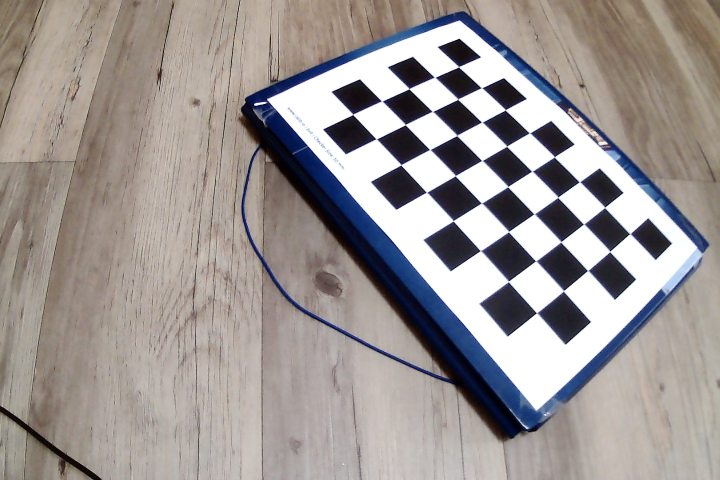
#> input picture LAB04/data/img01.jpg, 1440 x 960 px (shown at 1/2 size)
$ jupyter execute --allow-errors lab.ipynb   (older library calls are emulated)
#> lines starting #> are read from the running program, lines starting #| are printed output that depends on the picture
[cell 1]
import numpy as np
import cv2
import plotly.express as px
import os

[cell 2]
img = cv2.imread("data/img01.jpg")
#> img is the input picture: shape (960, 1440, 3); mean B, G, R 149.4, 151.2, 157.6
px.imshow(img)

patternSize = (8, 5)

gray = cv2.cvtColor(img, cv2.COLOR_BGR2GRAY)
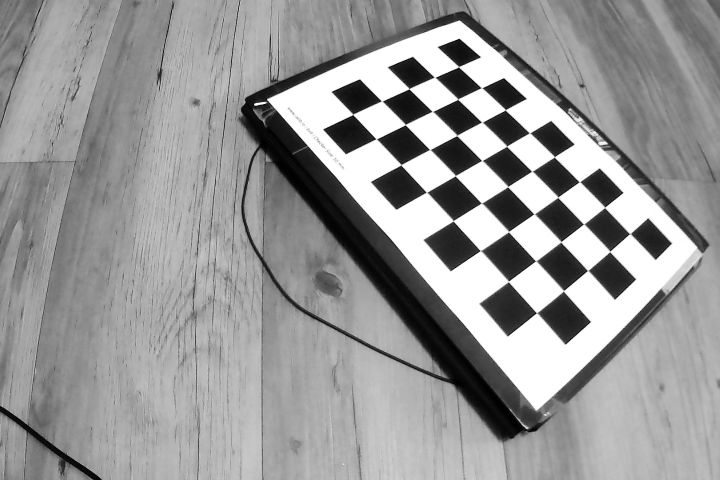
#> gray: shape (960, 1440) (shown at 1/2 size); min 0, max 255, mean 152.9

retval, corners = cv2.findChessboardCorners(gray, patternSize)
#> retval = True; corners = 40 rows, first 8: [917.4, 134.4], [962.2, 176.3], [1010.6, 220.8], [1058.3, 266.4], [1108.4, 315.2], [1157.9, 364.3], [1209.5, 416.4], [1261.7, 467.5]

criteria = (cv2.TERM_CRITERIA_EPS + cv2.TERM_CRITERIA_MAX_ITER, 30, 0.001)
ref_zone = (11,11)
zero_zone = (-1, -1)

ref_corners = cv2.cornerSubPix(gray, corners, ref_zone, zero_zone, criteria)
#> ref_corners = 40 rows, first 8: [917.6, 134.1], [963.6, 176.2], [1010.9, 220.3], [1059.5, 266.4], [1109, 314.2], [1159, 364], [1209.7, 415.3], [1260, 467.8]
with_corners = cv2.drawChessboardCorners(img, patternSize, corners, retval)
cv2.imwrite("output/with_corners.jpg", with_corners)
#> Out = True

[cell 3]
def gen_objpoints(num_cols, num_rows, l):
    a, b = np.mgrid[0:num_rows, 0:num_cols]
    a = a.reshape(num_cols, num_rows, 1)
    b = b.reshape(num_cols, num_rows, 1)

    a = a * np.array([0, 1, 0])
    b = b * np.array([1, 0, 0])

    grid = a + b
    grid = grid.reshape(-1, 3)
    return np.array(grid * l, dtype=np.float32)

gen_objpoints(8, 5, 30)

[cell 4]
cameraMatrix = None
distCoeffs = None

objectPoints = gen_objpoints(8, 5, 30)

imagePoints = ref_corners
#> imagePoints has the same summary as ref_corners
imageSize = (1440, 960)
retval, cameraMatrix, distCoeffs, rvecs, tvecs = cv2.calibrateCamera([objectPoints], [imagePoints], imageSize, cameraMatrix, distCoeffs)
#> retval = 0.212; cameraMatrix = [[1089.1, 0, 656.7], [0, 1058.4, 515.2], [0, 0, 1]]; distCoeffs = [[-0.193, -0.026, -0.0184, 0.000563, 0.0566]]; rvecs = ([-0.518, 0.13, 0.948],); tvecs = ([115.7, -172.1, 471],)

R = np.eye(3)
m1type=cv2.CV_32FC1
interpolation=cv2.INTER_LINEAR

optimalCameraMatrix, _ = cv2.getOptimalNewCameraMatrix(cameraMatrix, distCoeffs, imageSize, 1)
#> optimalCameraMatrix = [[899.6, 0, 645.8], [0, 884, 482.3], [0, 0, 1]]
map1, map2 = cv2.initUndistortRectifyMap(cameraMatrix, distCoeffs, R, optimalCameraMatrix, imageSize, m1type)
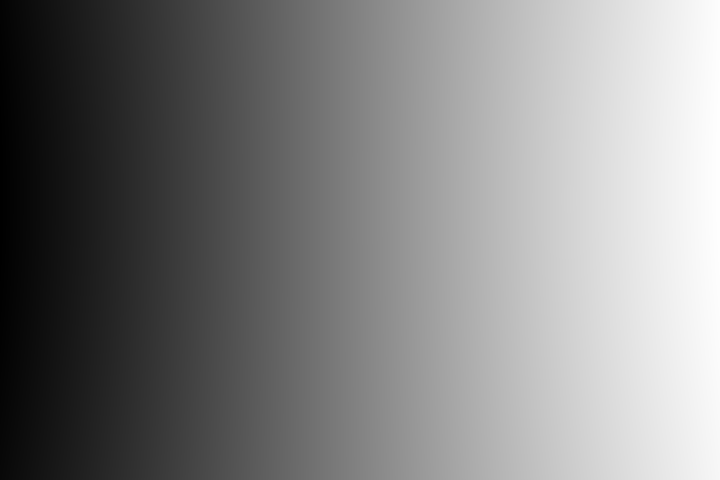
#> map1: shape (960, 1440) float32 (shown at 1/2 size); min -48.49, max 1487, mean 734.4; drawn with min black and max white
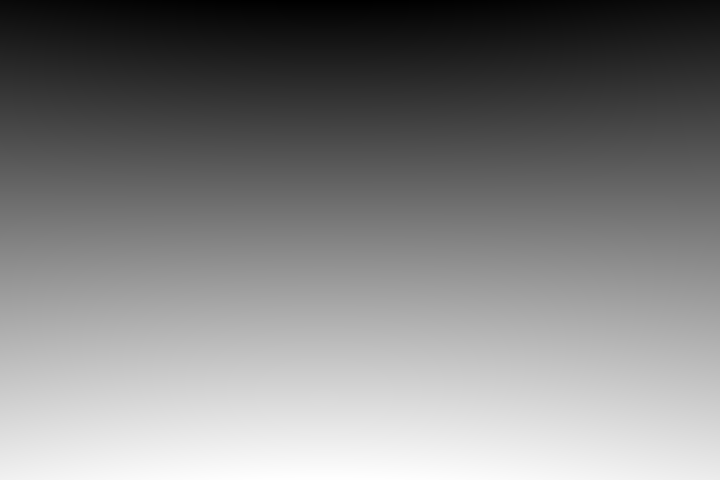
#> map2: shape (960, 1440) float32 (shown at 1/2 size); min -46, max 1036.4, mean 502.1; drawn with min black and max white
undistorted = cv2.remap(with_corners, map1, map2, interpolation)
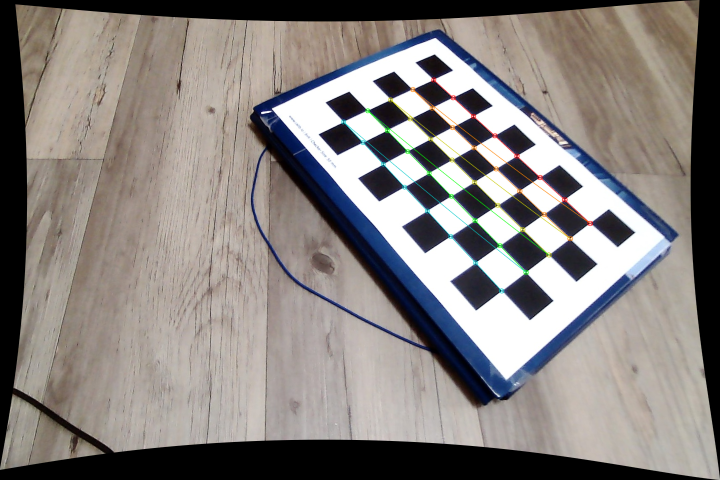
#> undistorted: shape (960, 1440, 3) (shown at 1/2 size); mean B, G, R 127.4, 130.2, 135.7
cv2.imwrite("output/undistorted.jpg", undistorted)
#> Out = True

[cell 5]
patternSize = (8, 5)
criteria = (cv2.TERM_CRITERIA_EPS + cv2.TERM_CRITERIA_MAX_ITER, 30, 0.001)
ref_zone = (11,11)
zero_zone = (-1, -1)

def getFilePoints(filename):
    return getImagePoints(cv2.imread(f"data/{filename}"))

def getImagePoints(img):
    gray = cv2.cvtColor(img, cv2.COLOR_BGR2GRAY)

    retval, corners = cv2.findChessboardCorners(gray, patternSize)
#> retval = True

    ref_corners = cv2.cornerSubPix(gray, corners, ref_zone, zero_zone, criteria)
    return ref_corners

def getImagePointsFromDir(dirname):
    ret = []
    for filename in os.listdir(dirname):
        ret.append((filename, getFilePoints(filename)))
#> pass 2 of the loop in getImagePointsFromDir, `for filename in os.listdir(dirname):`:
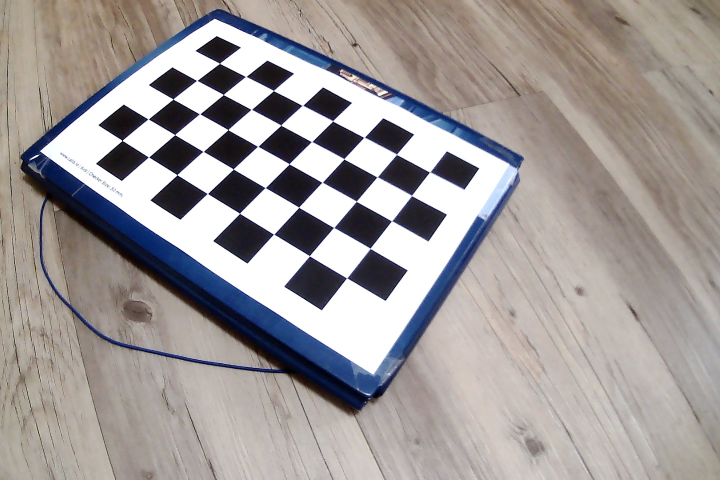
#> input picture LAB04/data/img02.jpg, 1440 x 960 px (shown at 1/2 size)
#> in getImagePoints, img is the input picture: shape (960, 1440, 3); mean B, G, R 154, 155.1, 160.8
#> in getImagePoints (call 2), `retval, corners = cv2.findChessboardCorners(gray, patternSize)`: corners = 40 rows, first 8: [439.5, 127.2], [491.9, 153.6], [547.5, 182], [605.1, 211.4], [665.7, 242.2], [727.4, 275.4], [793.4, 309.7], [858.9, 344.8]
#> in getImagePoints (call 2), `ref_corners = cv2.cornerSubPix(gray, corners, ref_zone, zero_zone, cri..`: ref_corners = 40 rows, first 8: [439.5, 127], [491.8, 153.6], [547.4, 181.6], [605.2, 211.4], [665.8, 242.3], [728.4, 275.3], [793.4, 309.1], [859.7, 344.6]
#> pass 3 of the loop in getImagePointsFromDir, `for filename in os.listdir(dirname):`:
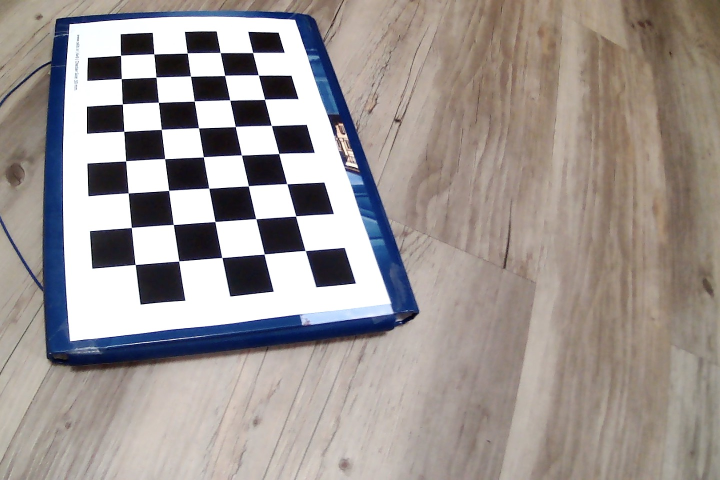
#> input picture LAB04/data/img03.jpg, 1440 x 960 px (shown at 1/2 size)
#> in getImagePoints, img is the input picture: shape (960, 1440, 3); mean B, G, R 146.5, 149.5, 157.1
#> in getImagePoints (call 3), `retval, corners = cv2.findChessboardCorners(gray, patternSize)`: corners = 40 rows, first 8: [505.9, 105.5], [516.9, 150.4], [529.5, 199.4], [543.2, 251.5], [557.8, 307.5], [574.5, 368.3], [591.7, 432.6], [610.5, 501.3]
#> in getImagePoints (call 3), `ref_corners = cv2.cornerSubPix(gray, corners, ref_zone, zero_zone, cri..`: ref_corners = 40 rows, first 8: [505.8, 105.5], [517.1, 150.6], [529.6, 199.1], [543.2, 251.4], [557.9, 307.4], [574.1, 368], [591.8, 432.4], [610.8, 501.6]
    return ret

objectPoints = gen_objpoints(8, 5, 30)

def getCameraMatrix(pointss):
    cameraMatrix = None
    distCoeffs = None

    _, cameraMatrix, distCoeffs, _, _ = cv2.calibrateCamera(len(pointss)*[objectPoints], pointss, imageSize, cameraMatrix, distCoeffs)

    optimalCameraMatrix, _ = cv2.getOptimalNewCameraMatrix(cameraMatrix, distCoeffs, imageSize, 1)
    return cameraMatrix, optimalCameraMatrix, distCoeffs

R = np.eye(3)
m1type=cv2.CV_32FC1
interpolation=cv2.INTER_LINEAR

def getWithCorners(img):
    gray = cv2.cvtColor(img, cv2.COLOR_BGR2GRAY)

    retval, corners = cv2.findChessboardCorners(gray, patternSize)

    criteria = (cv2.TERM_CRITERIA_EPS + cv2.TERM_CRITERIA_MAX_ITER, 30, 0.001)
    ref_zone = (11,11)
    zero_zone = (-1, -1)

    ref_corners = cv2.cornerSubPix(gray, corners, ref_zone, zero_zone, criteria)
    return cv2.drawChessboardCorners(img, patternSize, ref_corners, retval)

def getUndistorted(name, map1, map2):
    img = cv2.imread(f"data/{name}")
    return cv2.remap(img, map1, map2, interpolation)

def getUndistortedWithCorners(name, map1, map2):
    img = cv2.imread(f"data/{name}")
    with_corners = getWithCorners(img)
    return cv2.remap(with_corners, map1, map2, interpolation)

def saveUndistortedWithCorners(name, map1, map2):
    undistorted = getUndistortedWithCorners(name, map1, map2)
    cv2.imwrite(f"output/undistorted/{name}", undistorted)


namesAndPoints = list(getImagePointsFromDir("data"))
#> namesAndPoints = 3 items
names, pointss = list(map(list, zip(*namesAndPoints)))
#> names = ['img01.jpg', 'img02.jpg', 'img03.jpg']; pointss = 3 items
cameraMatrix, optimalCameraMatrix, distCoeffs = getCameraMatrix(pointss)
#> in getCameraMatrix, `_, cameraMatrix, distCoeffs, _, _ = cv2.calibrateCamera(len(pointss)*[..`: cameraMatrix = [[1361.6, 0, 720], [0, 1369.4, 382.7], [0, 0, 1]]; distCoeffs = [[-0.363, 0.0471, 0.00783, -0.0028, 0.0343]]
#> in getCameraMatrix, `optimalCameraMatrix, _ = cv2.getOptimalNewCameraMatrix(cameraMatrix, d..`: optimalCameraMatrix = [[1061.6, 0, 710.3], [0, 1082.1, 377.6], [0, 0, 1]]
#> cameraMatrix = [[1361.6, 0, 720], [0, 1369.4, 382.7], [0, 0, 1]]; distCoeffs = [[-0.363, 0.0471, 0.00783, -0.0028, 0.0343]]

map1, map2 = cv2.initUndistortRectifyMap(cameraMatrix, distCoeffs, R, optimalCameraMatrix, imageSize, m1type)

for filename, points in namesAndPoints:
    saveUndistortedWithCorners(filename, map1, map2)
#> in getWithCorners, `retval, corners = cv2.findChessboardCorners(gray, patternSize)`: retval = True; corners = 40 rows, first 8: [917.4, 134.4], [962.2, 176.3], [1010.6, 220.8], [1058.3, 266.4], [1108.4, 315.2], [1157.9, 364.3], [1209.5, 416.4], [1261.7, 467.5]
#> in getWithCorners, `ref_corners = cv2.cornerSubPix(gray, corners, ref_zone, zero_zone, cri..`: ref_corners = 40 rows, first 8: [917.6, 134.1], [963.6, 176.2], [1010.9, 220.3], [1059.5, 266.4], [1109, 314.2], [1159, 364], [1209.7, 415.3], [1260, 467.8]
#> in getUndistortedWithCorners, `return cv2.remap(with_corners, map1, map2, interpolation)`:
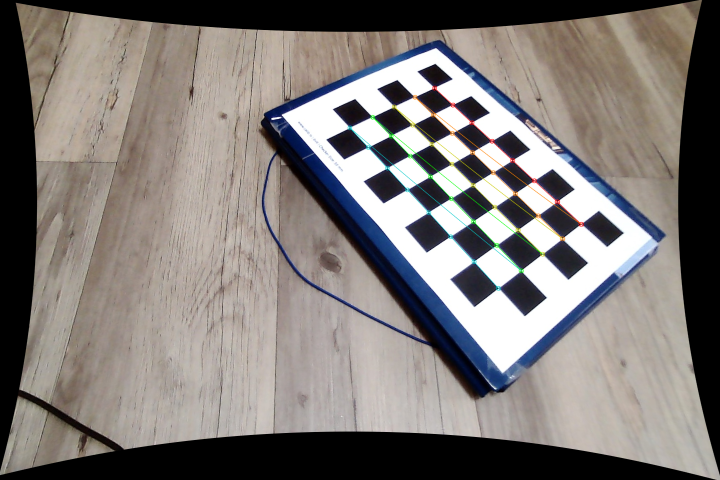
#> returned value: shape (960, 1440, 3) (shown at 1/2 size); mean of channels 0, 1, 2 119.6, 122.6, 128; drawn as B, G, R
#> pass 2 of the loop `for filename, points in namesAndPoints:`:
#> in getWithCorners (call 2), `retval, corners = cv2.findChessboardCorners(gray, patternSize)`: corners = 40 rows, first 8: [439.5, 127.2], [491.9, 153.6], [547.5, 182], [605.1, 211.4], [665.7, 242.2], [727.4, 275.4], [793.4, 309.7], [858.9, 344.8]
#> in getWithCorners (call 2), `ref_corners = cv2.cornerSubPix(gray, corners, ref_zone, zero_zone, cri..`: ref_corners = 40 rows, first 8: [439.5, 127], [491.8, 153.6], [547.4, 181.6], [605.2, 211.4], [665.8, 242.3], [728.4, 275.3], [793.4, 309.1], [859.7, 344.6]
#> pass 3 of the loop `for filename, points in namesAndPoints:`:
#> in getWithCorners (call 3), `retval, corners = cv2.findChessboardCorners(gray, patternSize)`: corners = 40 rows, first 8: [505.9, 105.5], [516.9, 150.4], [529.5, 199.4], [543.2, 251.5], [557.8, 307.5], [574.5, 368.3], [591.7, 432.6], [610.5, 501.3]
#> in getWithCorners (call 3), `ref_corners = cv2.cornerSubPix(gray, corners, ref_zone, zero_zone, cri..`: ref_corners = 40 rows, first 8: [505.8, 105.5], [517.1, 150.6], [529.6, 199.1], [543.2, 251.4], [557.9, 307.4], [574.1, 368], [591.8, 432.4], [610.8, 501.6]

def coordinates(point):
    return [int (i) for i in tuple(point.ravel())]

def draw(img, corners, imgpts):
    # WARNING: openCV uses BGR color space
    corner = coordinates(corners[0].ravel())
    img = cv2.line(img, corner, coordinates(imgpts[0]), (0,0,255), 5)
    img = cv2.line(img, corner, coordinates(imgpts[1]), (0,255,0), 5)
    img = cv2.line(img, corner, coordinates(imgpts[2]), (255,0,0), 5)
    return img

def saveWithAxis(filename):
#> called with filename = 'img01.jpg'
    img = getUndistorted(filename, map1, map2)
    gray = cv2.cvtColor(img, cv2.COLOR_BGR2GRAY)
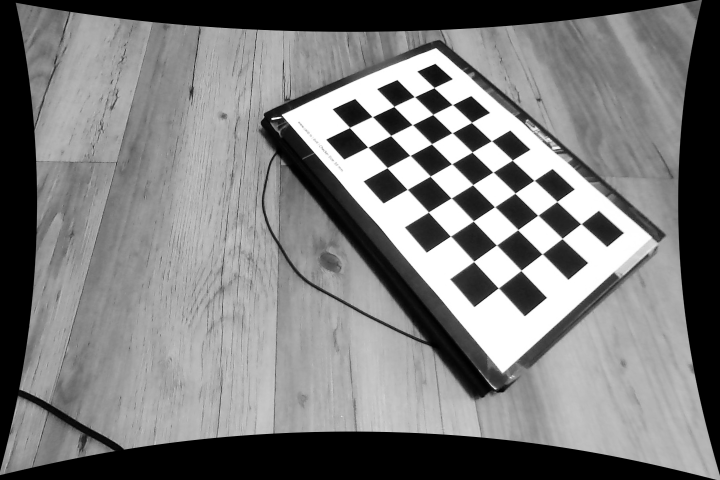
#> gray: shape (960, 1440) (shown at 1/2 size); min 0, max 255, mean 124
    retval, corners = cv2.findChessboardCorners(gray, patternSize)
#> retval = True; corners = 40 rows, first 8: [868.4, 175.6], [904, 209.8], [943.2, 245.5], [982.4, 282.3], [1024.7, 321.1], [1067.5, 361.4], [1114.2, 403.7], [1163.7, 447.7]
    retval, rvec, tvec = cv2.solvePnP(objectPoints, corners, cameraMatrix, distCoeffs)
#> rvec = [-0.703, 0.154, 0.909]; tvec = [78.91, -110.4, 712]

    axisPoints = np.array([(90, 0, 0), (0, 90, 0), (0, 0, -90)], dtype=np.float32)
    imagePoints, jacobian = cv2.projectPoints(axisPoints, rvec, tvec, cameraMatrix, distCoeffs)
#> imagePoints = [[986.5, 283.5], [740, 233.1], [910.7, 42.74]]
    with_corners = draw(img, corners, imagePoints)
#> in draw, `corner = coordinates(corners[0].ravel())`: corner = [868, 175]
#> in draw, `img = cv2.line(img, corner, coordinates(imgpts[2]), (255,0,0), 5)`:
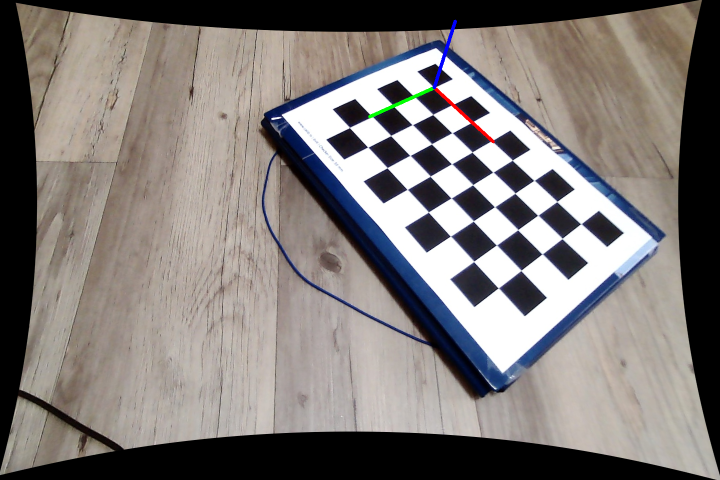
#> img: shape (960, 1440, 3) (shown at 1/2 size); mean of channels 0, 1, 2 120, 122.4, 128; drawn as B, G, R
    cv2.imwrite(f"output/with_corners_after_undistort/{filename}", with_corners)


for filename, points in namesAndPoints:
    saveWithAxis(filename)
#> pass 2 of the loop `for filename, points in namesAndPoints:`:
#> in saveWithAxis (call 2), `gray = cv2.cvtColor(img, cv2.COLOR_BGR2GRAY)`:
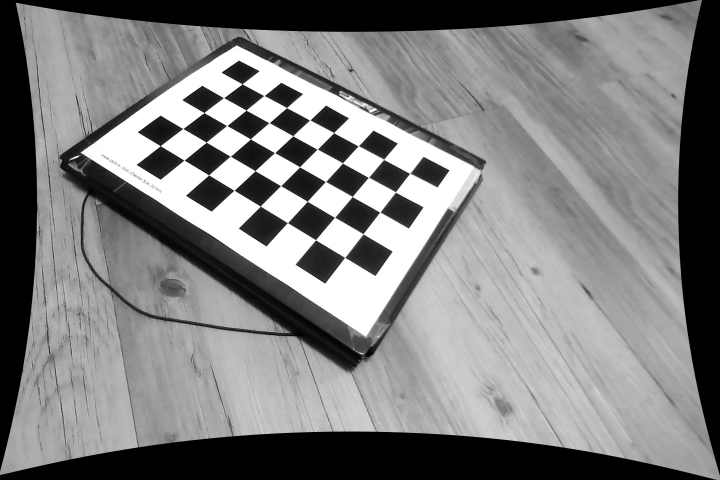
#> gray: shape (960, 1440) (shown at 1/2 size); min 0, max 255, mean 127
#> in saveWithAxis (call 2), `retval, corners = cv2.findChessboardCorners(gray, patternSize)`: corners = 40 rows, first 8: [484.6, 168.4], [528.9, 191.7], [573.6, 216.1], [619.9, 240.5], [667.7, 265.7], [716.3, 292.5], [767.7, 319.5], [819.3, 347.5]
#> rvec = [-0.735, 0.0826, 0.58]; tvec = [-126.7, -114.7, 710.8]
#> in saveWithAxis (call 2), `imagePoints, jacobian = cv2.projectPoints(axisPoints, rvec, tvec, came..`: imagePoints = [[619.4, 239.5], [368.5, 259.1], [485.6, 29.56]]
#> corner = [484, 168]
#> in draw (call 2), `img = cv2.line(img, corner, coordinates(imgpts[2]), (255,0,0), 5)`:
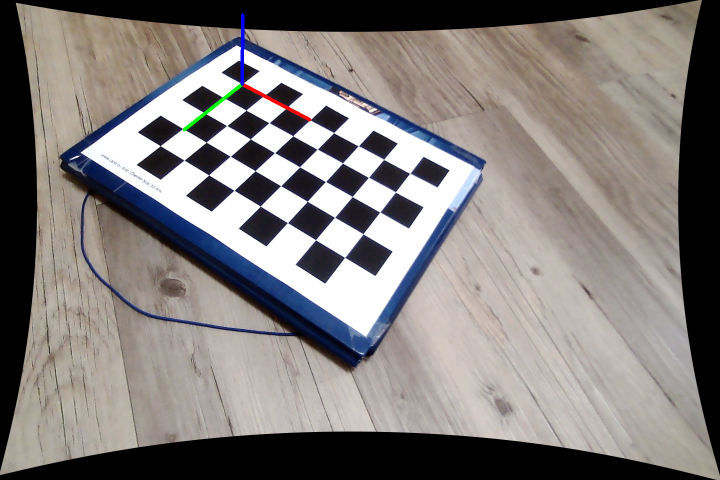
#> img: shape (960, 1440, 3) (shown at 1/2 size); mean of channels 0, 1, 2 123.6, 125.6, 130.6; drawn as B, G, R
#> pass 3 of the loop `for filename, points in namesAndPoints:`:
#> in saveWithAxis (call 3), `gray = cv2.cvtColor(img, cv2.COLOR_BGR2GRAY)`:
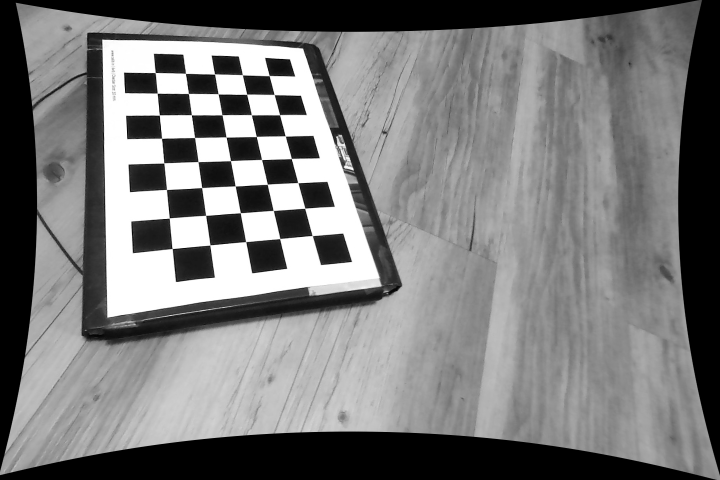
#> gray: shape (960, 1440) (shown at 1/2 size); min 0, max 255, mean 121.7
#> in saveWithAxis (call 3), `retval, corners = cv2.findChessboardCorners(gray, patternSize)`: corners = 40 rows, first 8: [538.7, 151.8], [549.1, 189.8], [559.6, 230.1], [571.2, 272.6], [583.1, 317.6], [596.2, 365.9], [610, 417], [624.7, 471.5]
#> rvec = [-0.783, 0.241, 1.32]; tvec = [-94.83, -122.9, 704.1]
#> in saveWithAxis (call 3), `imagePoints, jacobian = cv2.projectPoints(axisPoints, rvec, tvec, came..`: imagePoints = [[572.4, 271.9], [371.3, 148.9], [574.2, 12.22]]
#> corner = [538, 151]
#> in draw (call 3), `img = cv2.line(img, corner, coordinates(imgpts[2]), (255,0,0), 5)`:
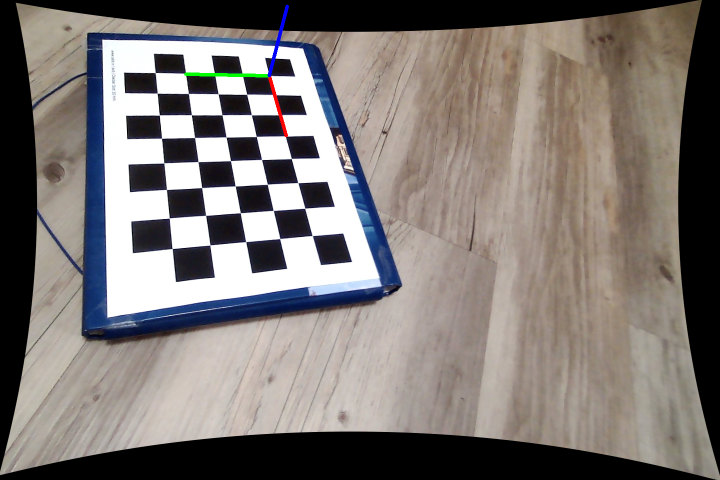
#> img: shape (960, 1440, 3) (shown at 1/2 size); mean of channels 0, 1, 2 116.9, 120.1, 126.4; drawn as B, G, R
